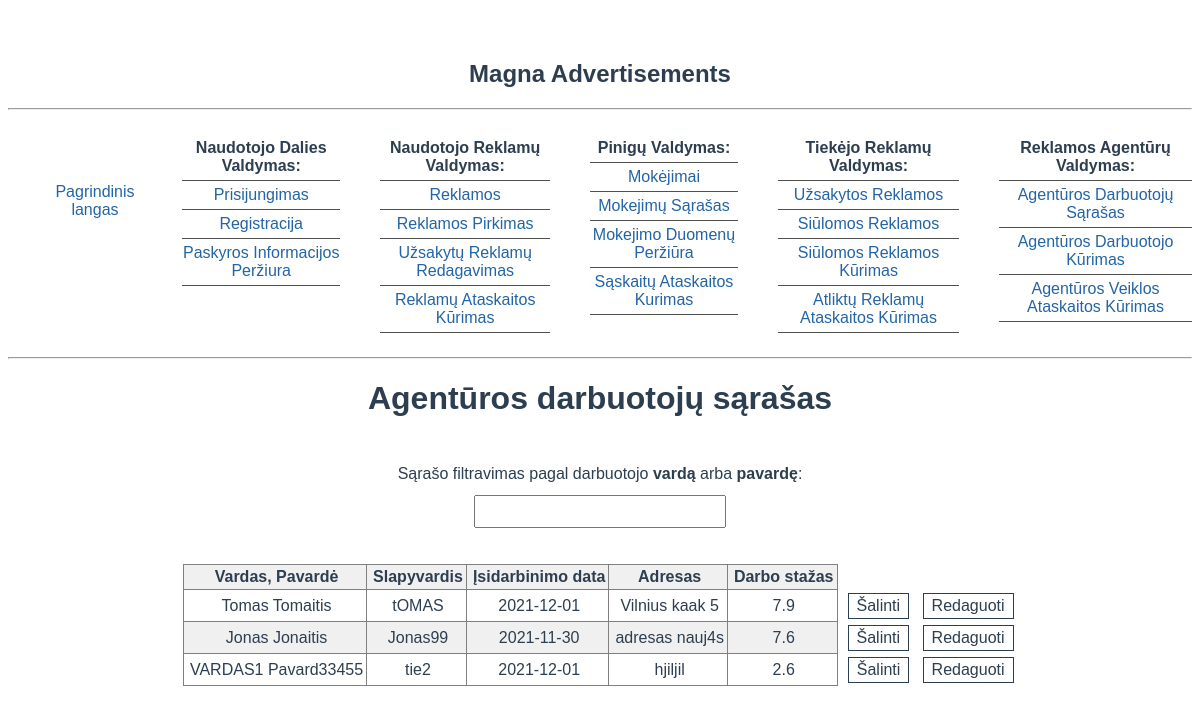
/pages/reklamosAgenturuValdymas/AgenturosDarbuotojuSarasas.php, run on the app's committed database.
### tables this page shows
CREATE TABLE `tiekejas` (
  `id` int(11) NOT NULL,
  `isidarbinimo_data` date NOT NULL,
  `adresas` varchar(255) NOT NULL,
  `darbo_stazas` float NOT NULL,
  `fk_naudotojo_slapyvardis` varchar(255) NOT NULL
);

CREATE TABLE `naudotojas` (
  `slapyvardis` varchar(255) NOT NULL,
  `email` varchar(255) NOT NULL,
  `vardas` varchar(255) NOT NULL,
  `pavarde` varchar(255) NOT NULL,
  `tel_nr` varchar(255) NOT NULL,
  `slaptazodis` varchar(255) NOT NULL,
  `gimimo_data` date NOT NULL,
  `tipas` enum('tiekejas','uzsakovas','vadovas') NOT NULL
);

### phpScripts/reklamosAgenturuValdymas.php (called while the page is built, shortened)
<?php
    include '../../phpUtils/connectToDB.php';
    $agenturos_id = 1;
    function db_get_all_agency_employees() {
        global $agenturos_id;
        $sql = "SELECT
                `id`,
                `isidarbinimo_data`,
                `adresas`,
                `darbo_stazas`,
                `fk_naudotojo_slapyvardis`,
                `vardas`,
                `pavarde`
            FROM `idarbina`
            INNER JOIN `tiekejas`
                ON `tiekejas`.`id` = `fk_tiekejas_id`
            INNER JOIN `naudotojas`
                ON `fk_naudotojo_slapyvardis` = `slapyvardis`
            WHERE `fk_agentura_id` = '$agenturos_id'
            ORDER BY `darbo_stazas` DESC";
        return db_send_query($sql);
    }
?>

### phpUtils/connectToDB.php (called while the page is built, shortened)
<?php
	$server = "localhost";
	$user = "root";
	$password = "";
	$db = "isp";
	$dbc = mysqli_connect($server, $user, $password, $db);
	$sql = ("SET CHARACTER SET utf8");
	$dbc->query($sql);
	function db_send_query($sql) {
		global $dbc;
		$result = mysqli_query($dbc, $sql);
		return $result;
	}
?>

### pages/reklamosAgenturuValdymas/AgenturosDarbuotojuSarasas.php (the view, shortened to what this page needs)
<!DOCTYPE html>
<html>
    <?php
        include '../../phpUtils/renderHead.php';
        include '../../phpScripts/reklamosAgenturuValdymas.php';
    ?>
        <link rel='stylesheet' href='../../styles/forms.css'>
    </head>
    <body>
        <div id="app">
            <?php include '../../phpUtils/renderNavigation.php'; ?>
            <h1>Agentūros darbuotojų sąrašas</h1>
            <?php
                $result = db_get_all_agency_employees();
            ?>
            <div class='filtering-wrapper'>
                <label for='filtering-input-id'>
                    Sąrašo filtravimas pagal darbuotojo
                    <b>vardą</b>
                    arba
                    <b>pavardę</b>:
                </label><br>
                <input id='filtering-input-id' class='filtering-input' onkeyup='filterData();'></input>
            </div>
            <table id='data-table'>
                <tr>
                    <th>Vardas, Pavardė</th>
                    <th>Slapyvardis</th>
                    <th>Įsidarbinimo data</th>
                    <th>Adresas</th>
                    <th>Darbo stažas</th>
                </tr>
                <?php
                    while($row = mysqli_fetch_assoc($result))
                    {
                        $id = $row['id'];
                        echo "  <tr class='table-filter-row'>
                                    <td class='table__vardas-pavarde'>".$row['vardas'].' '.$row['pavarde']."</td>
                                    <td>".$row['fk_naudotojo_slapyvardis']."</td>
                                    <td>".$row['isidarbinimo_data']."</td>
                                    <td>".$row['adresas']."</td>
                                    <td>".$row['darbo_stazas']."</td>
                                    <td class='td-remove-entry'>
                                        <form method='post' id='remove_employee_form".$id."'>
                                            <input name='id' type='hidden' value='$id'>
                                            <button type='button' class='td-remove-entry__button' onclick='toggleFormSubmit($id);'>
                                                Šalinti
                                            </button>
                                        </form>
                                    </td>
                                    <td class='td-remove-entry'>
                                        <button type='button' class='td-remove-entry__button' onclick='redirect($id);'>
                                            Redaguoti
                                        </button>
                                    </td>
                                </tr>
                                <div class='form-submit-wrapper wrapper-id-".$id."'>
                                    <div class='form-submit-wrapper__content'>
                                        <h3>Ar tikrai norite iš agentūros pašalinti darbuotoją?</h3>
                                        <input class='form-submit-button form-submit-button--green' type='submit' form='remove_employee_form".$id."' value='Patvirtinti' onclick='toggleFormSubmit($id);'>
                                        <input class='form-submit-button form-submit-button--red' type='button' value='Atšaukti' onclick='toggleFormSubmit($id)'>
                                    </div>
                                </div>
                            ";
                    }
                ?>
            </table>
        </div>
    </body>
</html>

### phpUtils/renderHead.php
<?php
    echo
    "  <head>
            <meta charset='UTF-8'>
            <meta name='viewport' content='width=device-width, user-scalable=no, initial-scale=1.0, maximum-scale=1.0, minimum-scale=1.0'>
            <meta http-equiv='X-UA-Compatible' content='ie=edge'>
            <title>Magna Adversitements</title>
            <script src='https://unpkg.com/vue/dist/vue.js'></script>
            <link rel='stylesheet' href='/isp/styles/global.css'>
            <link rel='stylesheet' href='/isp/styles/navigation.css'>
    ";
?>

### phpUtils/renderNavigation.php (shortened to what this page needs)
<?php
	echo
	"  <div>
			<div>
				<h2>Magna Advertisements</h2>
			</div>
			<hr>
			<nav class='main-nav'>
				<ul>
					<li><a href='/isp'>Pagrindinis langas</a></li>
				</ul>
				<ul>
					<li>Naudotojo Dalies Valdymas:</li>
					<li><a href='/isp/pages/naudotojoDaliesValdymas/prisijungimas.php'>Prisijungimas</a></li>
					<li><a href='/isp/pages/naudotojoDaliesValdymas/registracija.php'>Registracija</a></li>
					<li><a href='/isp/pages/naudotojoDaliesValdymas/paskyrosInformacijosPerziura.php'>Paskyros Informacijos Peržiura</a></li>
				</ul>
				<ul>
					<li>Naudotojo Reklamų Valdymas:</li>
					<li><a href='/isp/pages/naudotojoReklamosValdymas/reklamos.php'>Reklamos</a></li>
					<li><a href='/isp/pages/naudotojoReklamosValdymas/reklamosPirkimas.php'>Reklamos Pirkimas</a></li>
					<li><a href='/isp/pages/naudotojoReklamosValdymas/uzsakytosReklamosRedagavimas.php'>Užsakytų Reklamų Redagavimas</a></li>
					<li><a href='/isp/pages/naudotojoReklamosValdymas/reklamuAtaskaitosKurimas.php'>Reklamų Ataskaitos Kūrimas</a></li>
				</ul>
				<ul>
					<li>Pinigų Valdymas:</li>
					<li><a href='/isp/pages/piniguValdymas/mokejimas.php'>Mokėjimai</a></li>
					<li><a href='/isp/pages/piniguValdymas/mokejimuSarasas.php'>Mokejimų Sąrašas</a></li>
					<li><a href='/isp/pages/piniguValdymas/mokejimoDuomenuPerziura.php'>Mokejimo Duomenų Peržiūra</a></li>
					<li><a href='/isp/pages/piniguValdymas/saskaitosAtaskaitosKurimas.php'>Sąskaitų Ataskaitos Kurimas</a></li>
				</ul>
				<ul>
					<li>Tiekėjo Reklamų Valdymas:</li>
					<li><a href='/isp/pages/tiekejoReklamosValdymas/uzsakytosReklamos.php'>Užsakytos Reklamos</a></li>
					<li><a href='/isp/pages/tiekejoReklamosValdymas/siulomosReklamos.php'>Siūlomos Reklamos</a></li>
					<li><a href='/isp/pages/tiekejoReklamosValdymas/siulomosReklamosKurimas.php'>Siūlomos Reklamos Kūrimas</a></li>
					<li><a href='/isp/pages/tiekejoReklamosValdymas/atliktuReklamuAtaskaitosKurimas.php'>Atliktų Reklamų Ataskaitos Kūrimas</a></li>
				</ul>
				<ul>
					<li>Reklamos Agentūrų Valdymas:</li>
					<li><a href='/isp/pages/reklamosAgenturuValdymas/agenturosDarbuotojuSarasas.php'>Agentūros Darbuotojų Sąrašas</a></li>
					<li><a href='/isp/pages/reklamosAgenturuValdymas/agenturosDarbuotojoKurimas.php'>Agentūros Darbuotojo Kūrimas</a></li>
					<li><a href='/isp/pages/reklamosAgenturuValdymas/agenturosAtaskaitosKurimas.php'>Agentūros Veiklos Ataskaitos Kūrimas</a></li>
				</ul>
			</nav>
			<hr>
		</div>";
?>

### styles/global.css (style rules this page uses)
* { box-sizing: border-box; font-family: Avenir, Helvetica, Arial, sans-serif; -webkit-font-smoothing: antialiased; -moz-osx-font-smoothing: grayscale; color: #2c3e50; }
#app { text-align: center; color: #2c3e50; margin: 60px auto 0; max-width: 1336px; padding-bottom: 80px; }
a { color: #2364a5; text-decoration: none; }
table { border-collapse: collapse; margin: 0px auto 32px; }
table tr th, table tr td { border: 1px solid grey; padding: 3px 3px 3px 6px; }
table tr:nth-child(odd) { background-color: rgb(240, 240, 240); }
h1 { margin-bottom: 32px; }

### styles/navigation.css (style rules this page uses)
.main-nav { display: flex; }
.main-nav ul { list-style-type: none; }
.main-nav ul:first-of-type { margin-top: 60px; }
.main-nav ul li { border-bottom: 1px solid rgb(80, 80, 80); padding: 5px 0; }
.main-nav ul li:first-of-type { font-weight: bold; }
.main-nav ul li:only-child { border: none; font-weight: normal; }

### styles/forms.css (style rules this page uses)
form div input, form div textarea, form div select, .form-submit-button, .filtering-input { font-size: 18px; margin: 4px 0 20px; padding: 4px 8px; }
.td-remove-entry, .td-remove-entry__button, .form-submit-button { background-color: white; box-shadow: none; }
.td-remove-entry { border: 0; }
.td-remove-entry__button { border: 1px solid #2c3e50; font-size: 16px; padding: 3px 8px; margin-left: 4px; }
.filtering-wrapper { text-align: center; padding: 16px; }
.filtering-wrapper input { margin-top: 12px; }

### data on the page
tiekejas: fk_naudotojo_slapyvardis.vardas "Tomas", fk_naudotojo_slapyvardis.pavarde "Tomaitis", fk_naudotojo_slapyvardis "tOMAS", isidarbinimo_data "2021-12-01", adresas "Vilnius kaak 5", darbo_stazas "7.9"
tiekejas: fk_naudotojo_slapyvardis.vardas "Jonas", fk_naudotojo_slapyvardis.pavarde "Jonaitis", fk_naudotojo_slapyvardis "Jonas99", isidarbinimo_data "2021-11-30", adresas "adresas nauj4s", darbo_stazas "7.6"
tiekejas: fk_naudotojo_slapyvardis.vardas "VARDAS1", fk_naudotojo_slapyvardis.pavarde "Pavard33455", fk_naudotojo_slapyvardis "tie2", isidarbinimo_data "2021-12-01", adresas "hjiljil", darbo_stazas "2.6"
